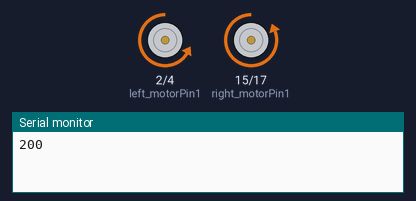
This sketch was run on a simulated Arduino Uno, built with avr-gcc and run on an emulated ATmega328P. Parts: motor-driver pin pairs drawn as motors (green arrow = first pin HIGH = forward, orange = second pin HIGH = backward, longer = more drive, scaled by the enable pin), the last lines printed to the serial monitor.

Above: at 1.5 s.
At 9.5 s:
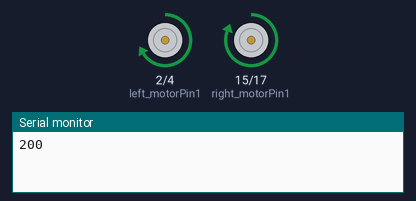
At 17.5 s:
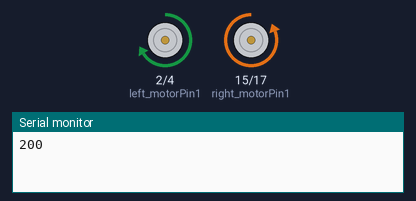
At 37.5 s:
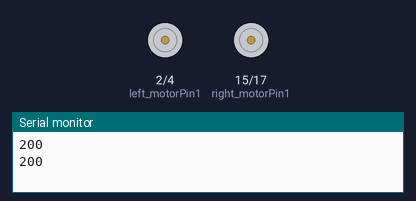
Timing chart, 0 to 41.6 s (numbered marks = the images above):
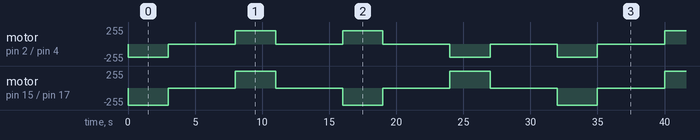

Measured:
- by itself, motor on pin 15 (right_motorPin1) / pin 17 (right_motorPin2): repeats every 16.0 s: stopped 5.0 s, forward 255/255 3.0 s, stopped 5.0 s, backward 255/255 3.0 s
- by itself, motor on pin 2 (left_motorPin1) / pin 4 (left_motorPin2): repeats every 32.0 s: 2 × (stopped 5.0 s, forward 200/255 3.0 s), 2 × (stopped 5.0 s, backward 200/255 3.0 s)

The sketch:

Motor_test.ino
```cpp
#include <Arduino.h>

int speed;

// Motor 1
const int left_motorPin1 = 2;
const int left_motorPin2 = 4;
const int left_pwm = 5; // Speed (PWM)
// Motor 2
const int right_motorPin1 = 15;
const int right_motorPin2 = 17;
const int right_pwm = 18; // Speed (PWM)

void setup() {
  // put your setup code here, to run once:
Serial.begin(9600);
pinMode(left_motorPin1, OUTPUT);
pinMode(left_motorPin2, OUTPUT);
pinMode(left_pwm, OUTPUT);
pinMode(right_motorPin1, OUTPUT);
pinMode(right_motorPin2, OUTPUT);
pinMode(right_pwm, OUTPUT);
}

void loop() {
// speed = 33;  // not moving
// speed = 40;  // not moving
// speed = 50;  // not moving

// speed = 85;  //
// Serial.println(speed);
// move(-1, 1, speed); delay(3000); stop(); delay(500);
// move(1, -1, speed); delay(3000); stop(); delay(500);
// move(1, 1, speed); delay(3000); stop(); delay(500);
// move(-1, -1, speed); delay(3000); stop(); delay(500);

// speed = 100;  // ok
// Serial.println(speed);
// move(-1, 1, speed); delay(3000); stop(); delay(500);
// move(1, -1, speed); delay(3000); stop(); delay(500);
// move(1, 1, speed); delay(3000); stop(); delay(500);
// move(-1, -1, speed); delay(3000); stop(); delay(500);

// speed = 150;  // ok
// Serial.println(speed);
// move(-1, 1, speed); delay(3000); stop(); delay(500);
// move(1, -1, speed); delay(3000); stop(); delay(500);
// move(1, 1, speed); delay(3000); stop(); delay(500);
// move(-1, -1, speed); delay(3000); stop(); delay(500);

speed = 200;  // ok
Serial.println(speed);
move(-1, 1, speed); delay(3000); stop(); delay(5000);
move(1, -1, speed); delay(3000); stop(); delay(5000);
move(1, 1, speed); delay(3000); stop(); delay(5000);
move(-1, -1, speed); delay(3000); stop(); delay(5000);

}


void stop()
  {
    digitalWrite(left_motorPin1, LOW);
    digitalWrite(left_motorPin2, LOW);
    digitalWrite(right_motorPin1, LOW);
    digitalWrite(right_motorPin2, LOW);
  }

void move(int left, int right, int speed)
  {
    if(left > 0)
      {
        digitalWrite(left_motorPin1, HIGH);
        digitalWrite(left_motorPin2, LOW);
      }
    else if(left < 0)
      {
        digitalWrite(left_motorPin1, LOW);
        digitalWrite(left_motorPin2, HIGH);
      }

    if(right > 0)
      {
        digitalWrite(right_motorPin1, LOW);
        digitalWrite(right_motorPin2, HIGH);
      }
    else if(right < 0)
      {
        digitalWrite(right_motorPin1, HIGH);
        digitalWrite(right_motorPin2, LOW);
      }

    analogWrite(left_pwm, speed);
    analogWrite(right_pwm, speed);
  }
```
